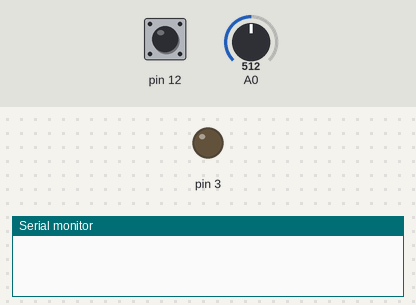
The program below on a simulated Arduino Uno, built with avr-gcc and run on an emulated ATmega328P. Shown: output pins drawn as LEDs (lit = HIGH), the last lines printed to the serial monitor. The inputs (shaded band) are chosen by the test bench; at power-on: pin 12 HIGH, A0 = 512.

Above: at 1.2 s.
1.3 s: pin 12 pulled LOW for 0.15 s
At 2.2 s:
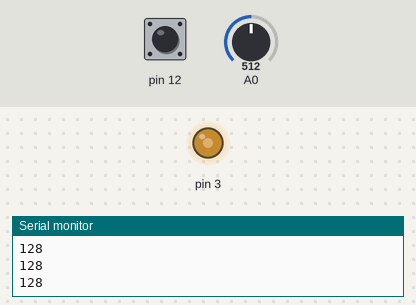
3.0 s: A0 set to 716
At 4.0 s:
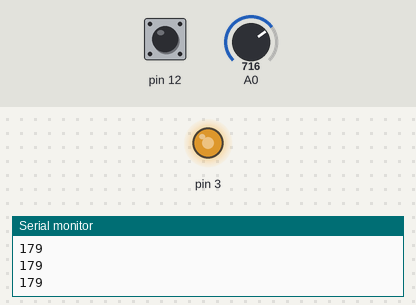
4.5 s: A0 set to 900
At 5.2 s:
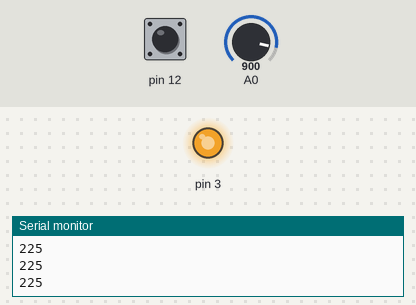
6.0 s: A0 set to 122
At 7.2 s:
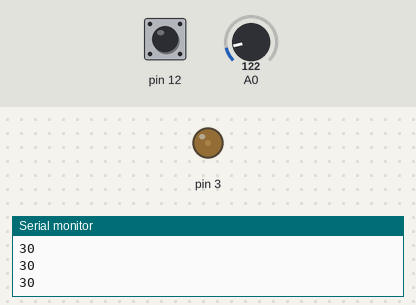
7.5 s: pin 12 pulled LOW for 1 s
At 8.8 s:
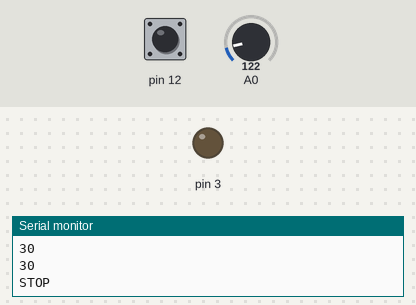
10.0 s: pin 12 pulled LOW for 3.2 s
At 14.2 s:
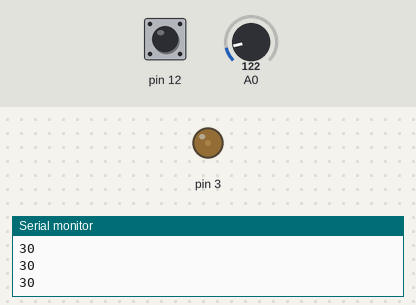
Timing chart, 0 to 15.7 s (numbered marks = the images above; inputs shaded):
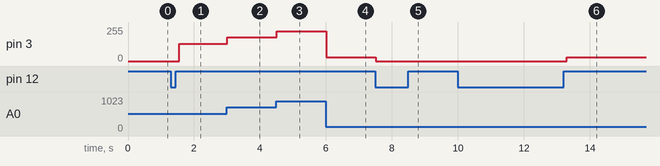

The program:

main.cpp
```cpp
#include <Arduino.h>

uint8_t powerOutput;
boolean butState;

void setup() {
  pinMode(A0, INPUT);
  pinMode(12, INPUT_PULLUP);
  pinMode(3, OUTPUT);
  butState = false;

  Serial.begin(9600);
}

void loop() {
  if(digitalRead(12) == LOW && butState == false){
    ;;Serial.println(digitalRead(12));
    while(digitalRead(12) == LOW){
      ;
    }
    delay(100);
    butState = true;
    while(butState == true){
      powerOutput = analogRead(A0) / 4;
      analogWrite(3, powerOutput);
      butState = digitalRead(12);
      Serial.println(powerOutput);
    }
    analogWrite(3, 0);
    Serial.println("STOP");
    while(digitalRead(12) == LOW){
      ;
    }
    delay(100);
  }
}
```

Measured:
- after the input at 1.3 s, pin 3: 0/255 → 128/255 after 0.25 s
- after the input at 3.0 s, pin 3: 128/255 → 179/255 at once
- after the input at 4.5 s, pin 3: 179/255 → 225/255 at once
- after the input at 6.0 s, pin 3: 225/255 → 30/255 at once
- after the input at 7.5 s, pin 3: 30/255 → 0/255 at once
- after the input at 10.0 s, pin 3: 0/255 → 30/255 after 3.3 s
